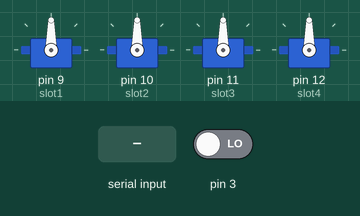
Bench run of a sketch on a simulated Arduino Uno, built with avr-gcc and run on an emulated ATmega328P. Parts: 4 × servo. The inputs (shaded band) are chosen by the test bench; at power-on: pin 3 LOW.

Above: at 1.2 s.
1.3 s: "1" received over Serial
At 2.1 s:
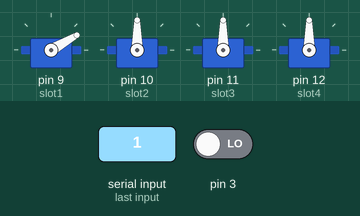
3.8 s: "2" received over Serial
At 4.2 s:
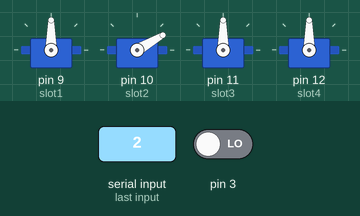
6.3 s: "3" received over Serial
At 7.1 s:
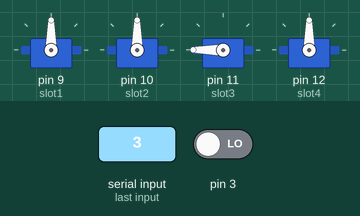
8.8 s: "4" received over Serial
At 9.3 s:
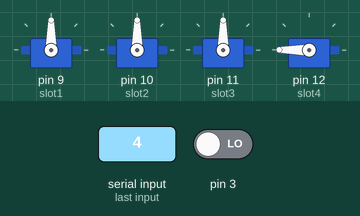
Timing chart, 0 to 11.8 s (numbered marks = the images above; inputs shaded):
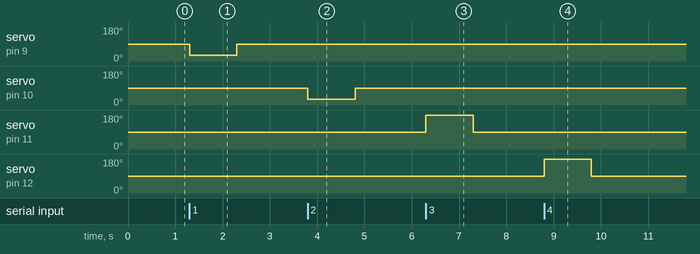

The sketch:

vendo.ino
```cpp
/*
 * Project: Vendo Firmware
 * Version: 2.0
 * Author: reedleoneil
 *
 * Command Reference
 * q - return credit
 * w - add credit
 * e - remove credit
 * r - reset credit
 * 1 - slot 1
 * 2 - slot 2
 * 3 - slot 3
 * 4 - slot 4
 */

#include <Servo.h>
#include <SoftwareSerial.h>

/*
 * Variables
 */
volatile int credit = 0;
Servo slot1;
Servo slot2;
Servo slot3;
Servo slot4;

/*
 * Setup Function
 */
void setup() {
  Serial.begin(9600);
  attachInterrupt(digitalPinToInterrupt(3), credit_inc, RISING);
  slot1.attach(9);
  slot2.attach(10);
  slot3.attach(11);
  slot4.attach(12);
}

/*
 * Main Loop
 */
void loop() {
  if(Serial.available()){
    char cmd = Serial.read();
    if(cmd == 'q'){
      credit_ret();
    }else if(cmd == 'w'){
      credit_inc();
    }else if(cmd == 'e'){
      credit_dec();
    }else if(cmd == 'r'){
      credit_res();
    }else if(cmd == '1' || cmd == '2' || cmd == '3' || cmd == '4'){
      dispense(cmd);
    }
  }
}

/*
 * Credit Functions
 */
int credit_ret(){
  Serial.println("{ \"credit\": " + String(credit) + " }");
}

void credit_inc(){
  credit++;
}

void credit_dec(){
  credit--;
}

void credit_res(){
  credit=0;
}

/*
* Dispense Item
*/
void dispense(char slot){
  if(slot == '1'){
    slot1.write(30);
    delay(1000);
    slot1.write(90);
    delay(1000);
  }else if(slot == '2'){
    slot2.write(30);
    delay(1000);
    slot2.write(90);
  }else if(slot == '3'){
    slot3.write(180);
    delay(1000);
    slot3.write(90);
  }else if(slot == '4'){
    slot4.write(180);
    delay(1000);
    slot4.write(90);
  }
}
```

Measured:
- after the input at 1.3 s, servo on pin 9 (slot1): 90° → 30° at once, → 90° 1.0 s later
- after the input at 3.8 s, servo on pin 10 (slot2): 90° → 30° at once, → 90° 1.0 s later
- after the input at 6.3 s, servo on pin 11 (slot3): 90° → 180° at once, → 90° 1.0 s later
- after the input at 8.8 s, servo on pin 12 (slot4): 90° → 180° at once, → 90° 1.0 s later
